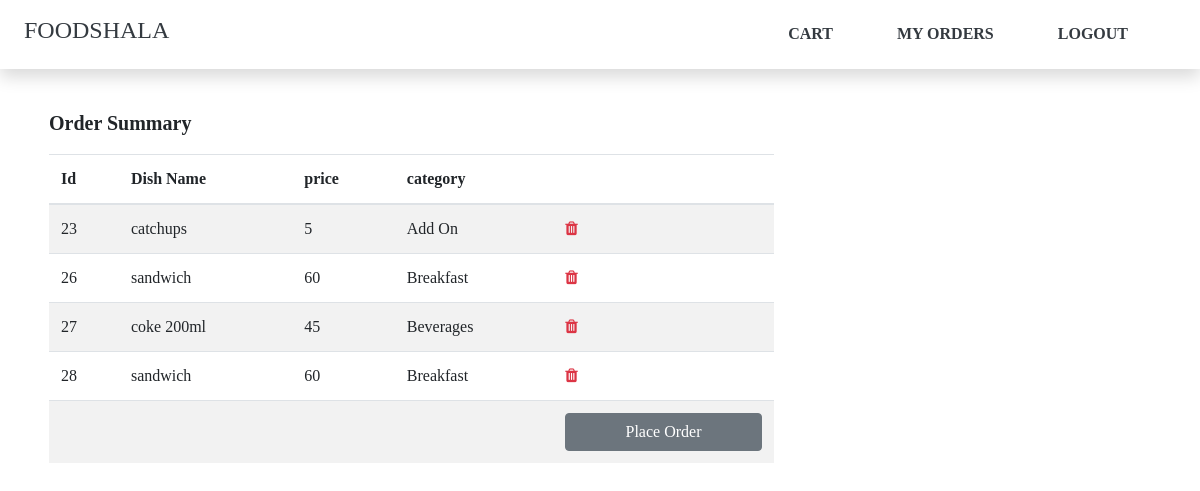
The app's page /orderSummary.php (signed in) with its own data.
### tables this page shows
CREATE TABLE `orders` (
  `id` int(11) NOT NULL,
  `restraunt_id` int(11) NOT NULL,
  `customer_email` varchar(255) NOT NULL,
  `dish_id` int(11) NOT NULL,
  `status` varchar(255) NOT NULL,
  `restraunt_email` varchar(255) NOT NULL
);

CREATE TABLE `dishes` (
  `dish_id` int(11) NOT NULL,
  `restraunt_id` int(11) NOT NULL,
  `dish_name` varchar(255) NOT NULL,
  `price` int(11) NOT NULL,
  `category` varchar(255) NOT NULL,
  `type` varchar(255) NOT NULL
);

### orderSummary.php (the view, shortened to what this page needs)
<?php
require "includes/dbConnection.php";
$email=$_SESSION['user_email'];
?>
<?php
include "includes/header.php";
?>
<?php
 include "includes/navbar.php";
?>
<section class="orderSummary">
	<div class="container">
	<div class="row mt-5 pt-2 pb-2 pl-1 pr-1">
		<div class="col-lg-12 col-md-12 col-sm-12">
			<div class="row heading">
				<div class="col-lg-6 col-md-6 col-sm-6 col-xs-6">
			<p class="font-weight-bold orderSummr">Order Summary</p>
		</div>
		</div>
			<div class="row">
				<div class="col-lg-8 col-md-8 col-sm-8">
					<table class="table table-striped">
					<?php
					$query1 = "SELECT dish_name, price, category,id FROM dishes d inner join orders o on d.dish_id=o.dish_id WHERE customer_email='$email' AND status='pending'";
                    $result1 = mysqli_query($con, $query1)or die($mysqli_error($con));
                    $num1 = mysqli_num_rows($result1);
					if($num1>=1)
					{
                          echo "<thead>
                          <th>Id</th>
							<th>Dish Name</th>
							<th>price</th>
							<th>category</th>
							<th></th>
						</thead>
						<tbody>";
                     while($row1 = mysqli_fetch_array($result1))
                     {
							echo "<tr><td>".$row1['id']."</td>
							<td>".$row1['dish_name']."</td>
								<td>".$row1['price']."</td>
								<td>".$row1['category']."</td>
								<td><a  href='removeConfirmation.php?id={$row1['id']}'><i class='fa fa-trash text-danger' aria-hidden='true'></a></i></td>
							</tr>";
							}
							echo "<tr>
						<td></td>
						<td></td>
						<td></td>
						<td></td>
						<td><a href='orderSuccess.php'><button class='btn btn-block btn-secondary ' type='submit' value='order'>Place Order</button></a></td>
					</tr>";
						}
                     else
						{
						echo "<span class='font-weight-bold text-danger'>Add dish first!</span>";
						}
						?>
						</tbody>
					</table>
				</div>
			</div>
		</div>
	</div>
</div>
</section>

### css/myStyle.css (style rules this page uses)
body { font-family: 'oswald', san-serif; }
.orderSummary { margin-top:100px; }
.orderSummary .container .row .orderSummr { font-size: 20px; }

### records on screen
orders: id "23", dish.dish_name "catchups", dish.price "5", dish.category "Add On"
orders: id "26", dish.dish_name "sandwich", dish.price "60", dish.category "Breakfast"
orders: id "27", dish.dish_name "coke 200ml", dish.price "45", dish.category "Beverages"
orders: id "28", dish.dish_name "sandwich", dish.price "60", dish.category "Breakfast"
